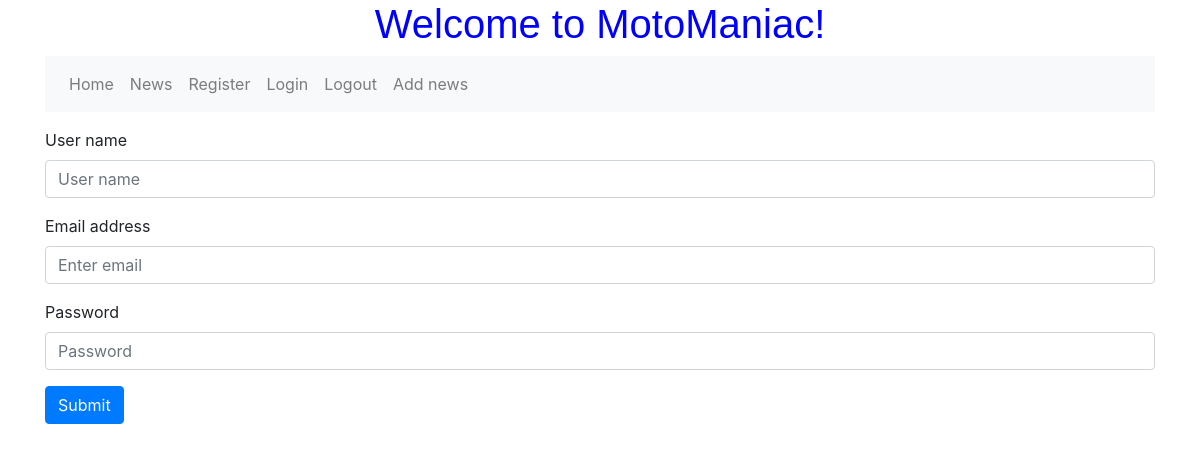
/register.php, run on the app's committed database.
### tables this page shows
CREATE TABLE `menuitem` (
  `id` int(11) NOT NULL,
  `title` varchar(255) NOT NULL,
  `link` varchar(255) NOT NULL,
  `menu_item_id` int(11) DEFAULT NULL
);

### reusable/menu.php (the view, shortened to what this page needs)
<?php
$conn = get_connection();
$sql = "SELECT * FROM `menuitem` WHERE 1";
$result = $conn->query($sql);
if ($result->num_rows > 0) {
?>
    <nav class="navbar navbar-expand-lg navbar-light bg-light">
        <div class="collapse navbar-collapse" id="navbarSupportedContent">
            <ul class="navbar-nav mr-auto">
                <?php
                while ($row = $result->fetch_assoc()) {
                ?>
                    <li class="nav-item">
                        <a class="nav-link" href="<?php echo $row['link'] ?>"><?php echo $row['title']; ?></a>
                    </li>
                <?php
                }
                ?>
            </ul>
        </div>
    </nav>
<?php
} else {
    echo "No menu item";
}
?>

### data on the page
menuitem: title "Home"
menuitem: title "News"
menuitem: title "Register"
menuitem: title "Login"
menuitem: title "Logout"
menuitem: title "Add news"
